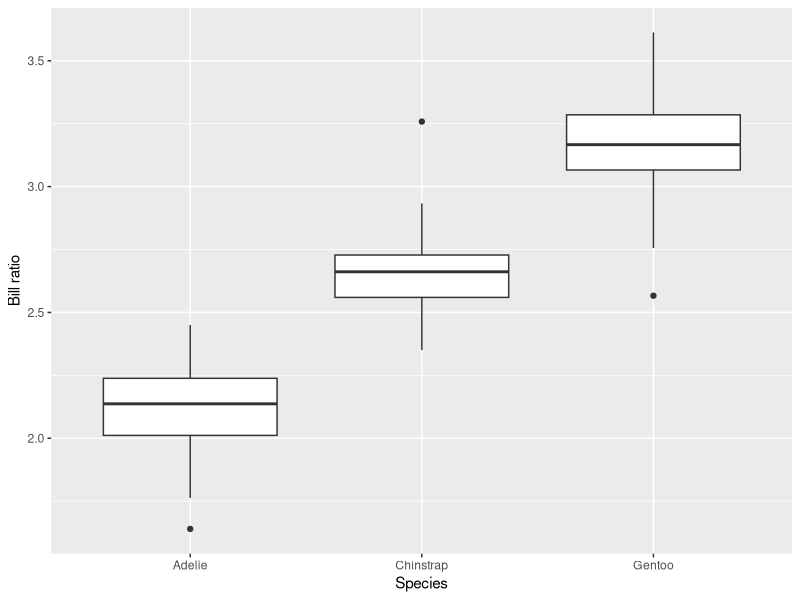
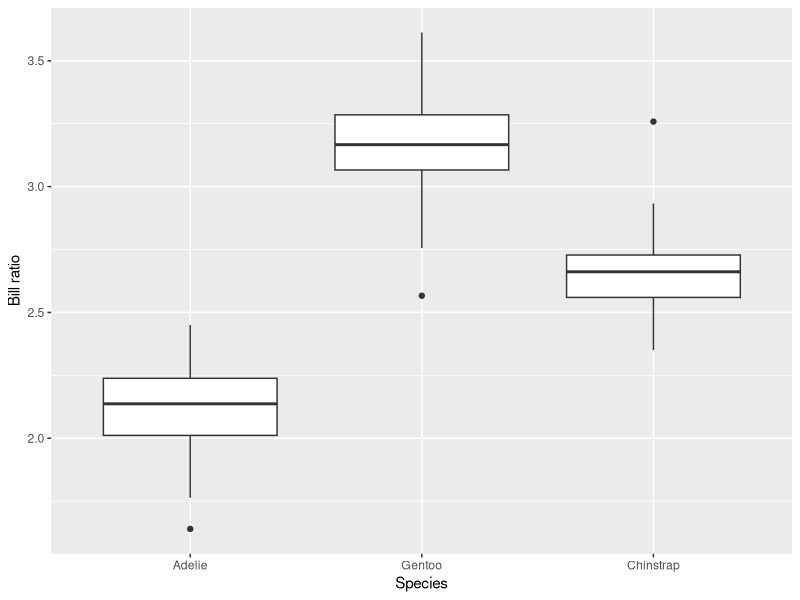
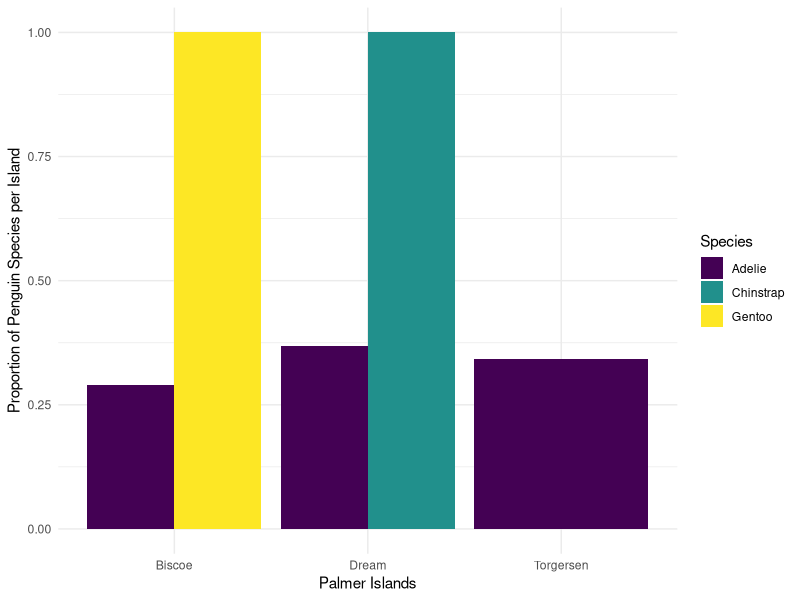

The R source for these figures, in order:
## ---- chunk 1
knitr::opts_chunk$set(echo = TRUE, comment = "")
library(tidyverse)
library(palmerpenguins)
## ---- chunk 2
penguins %>%
  mutate(body_mass_kg = body_mass_g / 1000)
## ---- chunk 3
penguins %>% 
  drop_na() #if we leave it blank it will remove any row with an NA
## ---- chunk 4
penguins %>% 
  drop_na(sex) #adding a variable, removes rows with NA just for that variable
## ---- chunk 5
penguins %>% 
  mutate(bill_ratio = bill_length_mm/bill_depth_mm)
## ---- chunk 6
penguins %>% 
  mutate(bill_ratio = bill_length_mm/bill_depth_mm) %>% 
  ggplot() +
  geom_boxplot(aes(species, bill_ratio)) + 
  labs(x = "Species", 
       y = "Bill ratio")

## ---- chunk 7
penguins %>%
  mutate(bill_ratio = bill_length_mm/bill_depth_mm,
         body_mass_kg = body_mass_g / 1000,
         flipper_length_m = flipper_length_mm / 1000)
## ---- chunk 8
penguins %>% 
  mutate(species = 
           fct_relevel(species, "Adelie", "Gentoo", "Chinstrap"),
         bill_ratio = bill_length_mm/bill_depth_mm) %>% 
  ggplot() + 
  geom_boxplot(aes(species, bill_ratio)) + 
  labs(x = "Species", 
       y = "Bill ratio")
  
## ---- chunk 9
penguins %>%
  group_by(species) %>%
  summarize(mass_mean = mean(body_mass_g, na.rm = TRUE),
            mass_sd = sd(body_mass_g, na.rm = TRUE))
## ---- chunk 10
penguins %>% 
  mutate(body_mass_kg = mean(body_mass_g, na.rm = TRUE) / 1000, mass_sd = sd(body_mass_g, na.rm = TRUE)) %>% 
  group_by(species, sex) %>% 
  summarize(body_mass_kg, mass_sd )
## ---- chunk 11
penguins %>% 
  group_by(island) %>% 
  filter(species == "Chinstrap") %>% 
  mutate(flip_max = max(flipper_length_mm), flip_min = min(flipper_length_mm, na.rm = TRUE)) %>% 
  summarise(flip_max, flip_min)

## ---- chunk 12
penguins %>% 
  mutate(bill_ratio = bill_length_mm/bill_depth_mm) %>% 
  select(species, bill_ratio) %>% 
  group_by(species) %>% 
  mutate(bill_ratio_mean = mean(bill_ratio)) %>% 
  summarise(bill_ratio, species)
## ---- chunk 13
penguins %>%
  group_by(species) %>%
  summarize(bill_length_mean = mean(bill_length_mm, na.rm = TRUE),
            bill_depth_mean = mean(bill_depth_mm, na.rm = TRUE),
            flipper_length_mean = mean(flipper_length_mm, na.rm = TRUE))
## ---- chunk 14
penguins %>%
  group_by(species) %>%
  summarize(across(ends_with("mm"), mean, na.rm = TRUE))
## ---- chunk 15
penguins %>%
  group_by(year) %>%
  summarise(across(starts_with("bill"), max, na.rm = TRUE, .names = "max_{.col}"))
## ---- chunk 16
penguins %>%
  group_by(year) %>%
  summarise(across(starts_with("bill"), max, na.rm = TRUE, .names = "{.col}_max"))
## ---- chunk 17
penguins %>%
  group_by(species) %>%
  summarize(across(contains("length"),
                   list(avg = mean, stdev = sd),
                   na.rm = TRUE,
                   .names = "{.fn}_{.col}"))
## ---- chunk 18
penguins %>% 
  group_by(island) %>% 
  summarize(across(contains("mm"), mean, na.rm = TRUE))

## ---- chunk 19
penguins %>% 
  filter(island != "Biscoe") %>% 
  select(species, body_mass_g) %>% 
  rename("spp_penguin" = species) %>% 
  group_by(spp_penguin) %>% 
  summarize(across(contains("length"), mean, na.rm = TRUE, .names = "{.col}_mean"))

## ---- chunk 20
penguins %>%
  group_by(species) %>%
  summarize(n = n())
## ---- chunk 21
penguins %>%
  count(species)
## ---- chunk 22
penguins %>%
  count(species, year)  #counts different species and years
## ---- chunk 23
penguins %>% 
  count(species, island) %>% #counts the species and island
  group_by(species) %>% #groups by species
  mutate(total = sum(n),  #creates the total column
         prop = n/total) %>%  #creates the prop column
  ggplot(aes(x = island, y = prop, fill = species)) + #starts the ggplot with certain aes
  geom_col(position = position_dodge()) + #creates a graph of columns
  scale_fill_viridis_d()+ #fills teh graph a certain way
  labs(x = "Palmer Islands",
       y = "Proportion of Penguin Species per Island",
       fill = "Species") +
  theme_minimal()
## ---- chunk 24
penguins %>% 
  count(species, island, year)

## ---- chunk 25
penguins %>% 
  filter(species == "Adelie" | species == "Gentoo") %>% 
  count(species, sex)

## ---- chunk 26
penguins %>%
  mutate(size_bin = case_when(
      body_mass_g > 4500 ~ "large",
      body_mass_g > 3000 & body_mass_g <= 4500 ~ "medium",
      body_mass_g <= 3000 ~ "small"
    )
  )
## ---- chunk 27
penguins %>%
  select(species, year, flipper_length_mm) %>%  #selects only species, year, and flipper_length_mm columns
  rename(study_year = year) %>%   #renames year to study year
  filter(species == "Adelie") %>%  #filters to just see Adelie Species
  mutate(flipper_rank = case_when(   #starts the case when ti insert new columns
    flipper_length_mm < 200 ~ 1,   #if flipper length < 200 flipper rank is a 1
    flipper_length_mm >= 200 ~ 2,  #if flipper length >= 200 flipper rank is a 2
    TRUE ~ 0 # 0 for anything else
  ))
## ---- chunk 28
penguins %>% 
   mutate(study_year = case_when( 
    year == 2007 ~ "Year 1",   
    year == 2008 ~ "Year 2",   
    year == 2009 ~ "Year 3"
  ))

## ---- chunk 29
penguins %>% 
  filter(species == "Chinstrap") %>% 
  select(flipper_length_mm, body_mass_g) %>% 
  mutate(fm_ratio = flipper_length_mm/body_mass_g, fm_ratio = case_when( 
    fm_ratio >= 0.05 ~ "high",   
    fm_ratio < 0.05 ~ "low",   
    TRUE ~ "no record"
  ))
## ---- chunk 30
penguins %>% 
  filter(species == "Adelie", island == "Torgersen") %>% 
  arrange(desc(body_mass_g))

